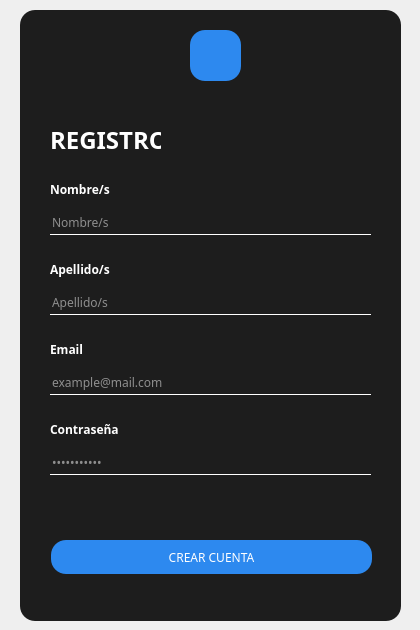
<?xml version="1.0" encoding="UTF-8"?>
<ui version="4.0">
 <class>Register</class>
 <widget class="QWidget" name="Register">
  <property name="geometry">
   <rect>
    <x>0</x>
    <y>0</y>
    <width>420</width>
    <height>630</height>
   </rect>
  </property>
  <property name="windowTitle">
   <string>Register</string>
  </property>
  <property name="styleSheet">
   <string notr="true">*{
font-family:century gothic;
background: url(:/background/background_register.png);
}

QToolButton{
background:#2d89ef;
border-radius:15px;
box-shadow: 2px 2px 10px #999;
}

QLabel#label{
color:white;
background:transparent;
font-weight: bold;
font-size:24px;
}

QLabel{
color:white;
background:transparent;
font-weight: bold;
}

QFrame{
background:#1d1d1d;
border-radius:15px;
}

QFrame#frame2{
background:#2d89ef;
}

QLineEdit{
background:transparent;
border:none;
color:white;
border-bottom:1px solid white;
font-family:century gothic;
}

QPushButton{
background: #2d89ef;
color:white;
border-radius:15px;
}

QPushButton:hover{
background: #2b5797;
font-weight: bold;
}</string>
  </property>
  <widget class="QFrame" name="frame">
   <property name="geometry">
    <rect>
     <x>20</x>
     <y>10</y>
     <width>381</width>
     <height>611</height>
    </rect>
   </property>
   <property name="frameShape">
    <enum>QFrame::StyledPanel</enum>
   </property>
   <property name="frameShadow">
    <enum>QFrame::Raised</enum>
   </property>
   <widget class="QLabel" name="label_2">
    <property name="geometry">
     <rect>
      <x>30</x>
      <y>170</y>
      <width>91</width>
      <height>19</height>
     </rect>
    </property>
    <property name="text">
     <string>Nombre/s</string>
    </property>
   </widget>
   <widget class="QLabel" name="label">
    <property name="geometry">
     <rect>
      <x>30</x>
      <y>120</y>
      <width>111</width>
      <height>19</height>
     </rect>
    </property>
    <property name="text">
     <string>REGISTRO</string>
    </property>
   </widget>
   <widget class="QLineEdit" name="lineEdit">
    <property name="geometry">
     <rect>
      <x>30</x>
      <y>200</y>
      <width>321</width>
      <height>25</height>
     </rect>
    </property>
    <property name="placeholderText">
     <string>Nombre/s</string>
    </property>
   </widget>
   <widget class="QLabel" name="label_3">
    <property name="geometry">
     <rect>
      <x>30</x>
      <y>250</y>
      <width>91</width>
      <height>19</height>
     </rect>
    </property>
    <property name="text">
     <string>Apellido/s</string>
    </property>
   </widget>
   <widget class="QLineEdit" name="lineEdit_2">
    <property name="geometry">
     <rect>
      <x>30</x>
      <y>280</y>
      <width>321</width>
      <height>25</height>
     </rect>
    </property>
    <property name="placeholderText">
     <string>Apellido/s</string>
    </property>
   </widget>
   <widget class="QLineEdit" name="lineEdit_3">
    <property name="geometry">
     <rect>
      <x>30</x>
      <y>360</y>
      <width>321</width>
      <height>25</height>
     </rect>
    </property>
    <property name="placeholderText">
     <string>example@mail.com</string>
    </property>
   </widget>
   <widget class="QLabel" name="label_4">
    <property name="geometry">
     <rect>
      <x>30</x>
      <y>330</y>
      <width>91</width>
      <height>19</height>
     </rect>
    </property>
    <property name="text">
     <string>Email</string>
    </property>
   </widget>
   <widget class="QLabel" name="label_5">
    <property name="geometry">
     <rect>
      <x>30</x>
      <y>410</y>
      <width>91</width>
      <height>19</height>
     </rect>
    </property>
    <property name="text">
     <string>Contraseña</string>
    </property>
   </widget>
   <widget class="QLineEdit" name="lineEdit_4">
    <property name="geometry">
     <rect>
      <x>30</x>
      <y>440</y>
      <width>321</width>
      <height>25</height>
     </rect>
    </property>
    <property name="echoMode">
     <enum>QLineEdit::Password</enum>
    </property>
    <property name="placeholderText">
     <string>•••••••••••</string>
    </property>
   </widget>
   <widget class="QPushButton" name="pushButton">
    <property name="geometry">
     <rect>
      <x>31</x>
      <y>530</y>
      <width>321</width>
      <height>34</height>
     </rect>
    </property>
    <property name="text">
     <string>CREAR CUENTA</string>
    </property>
   </widget>
   <widget class="QToolButton" name="toolButton">
    <property name="geometry">
     <rect>
      <x>170</x>
      <y>20</y>
      <width>51</width>
      <height>51</height>
     </rect>
    </property>
    <property name="text">
     <string/>
    </property>
    <property name="icon">
     <iconset resource="../images/register.qrc">
      <normaloff>:/icono/sitio-web.png</normaloff>:/icono/sitio-web.png</iconset>
    </property>
    <property name="iconSize">
     <size>
      <width>30</width>
      <height>30</height>
     </size>
    </property>
   </widget>
  </widget>
 </widget>
 <resources>
  <include location="../test.qrc"/>
  <include location="../images/register.qrc"/>
 </resources>
 <connections/>
</ui>
